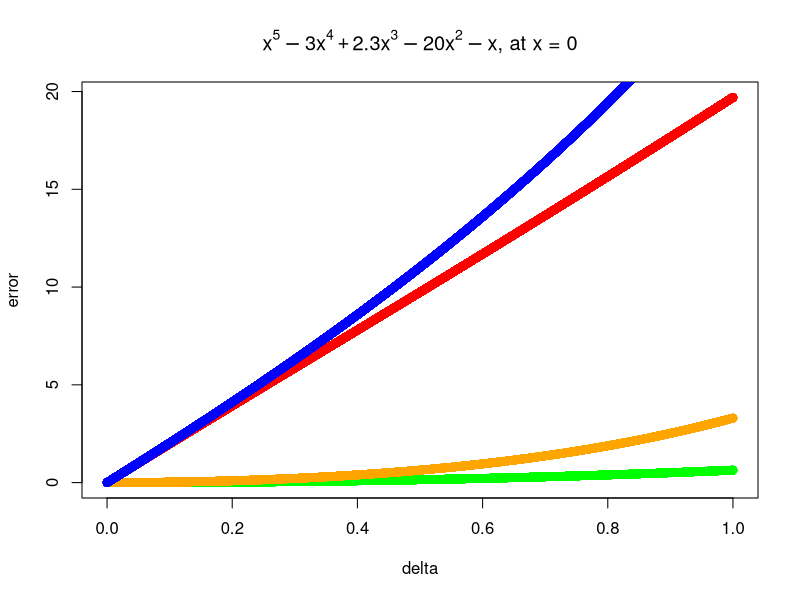

Generate this figure with R:
library(ggplot2)



forward = function(f, delta = 0.001) {
    return( function(x) {
        return( (f(x + delta) - f(x)) / delta)
    })
}


backward = function(f, delta = 0.001) {
    return(function(x) {
        return((f(x) - f(x - delta)) / delta)
    })
}


threepoint = function(f, delta = 0.001) {
    return(function(x) {
        return((f(x + delta) - f(x - delta)) / 2 / delta)
    })
}

corrected = function(f, delta = 0.001) {
    return(function(x) {
        return((f(x + delta / 2) - f(x - delta / 2)) / delta)
    })
}



getall = function(f, x, expected, delta = 0.001) {
    ret = new.env()
    ret$forward = abs(forward(f, delta)(x) - expected)
    ret$backward = abs(backward(f, delta)(x) - expected)
    ret$threepoint = abs(threepoint(f, delta)(x) - expected)
    ret$corrected = abs(corrected(f, delta)(x) - expected)
    return(ret)
}


error = function(f, x, expected, delta = 0.001)
{
	errors = new.env()
	forward = abs(forward(f,delta)(x) - expected)
	backward = abs(backward(f, delta)(x) - expected)
	threepoint = abs(threepoint(f, delta)(x) - expected)
	corrected.threepoint = abs(corrected(f, delta)(x) - expected)
	return(as.data.frame(cbind(forward, backward, threepoint, corrected.threepoint)))
}

getplot = function(f, x, expected, delta = 0.001) {
	a = getall(f, x, expected, delta)
	plot(y = a$forward, x = delta, col = "red", ylab = "error", main = substitute(paste(x ^ 5 - 3 * x ^ 4 + 2.3 * x ^ 3 - 20 * x ^ 2 - x, ", at x = ", v), list(v = x)))
	points(y=a$corrected,x = delta, col = "green")
	points(y=a$threepoint, x = delta, col = "orange")
	points(y = a$backward, x = delta, col = "blue")
}

f = function(x) { return(x ^ 5 - 3 * x ^ 4 + 2.3 * x ^ 3 - 20 * x ^ 2 - x) }
fp = function(x) { return(5 * x ^ 4 - 12 * x ^ 3 + (2.3 * 3) * x ^ 2 - 40 * x - 1) }
s = seq(0, 1, length.out = 100000)


getplot(f, 0, fp(0), s)